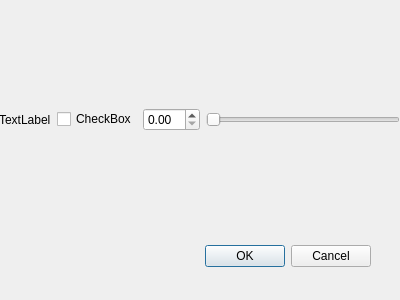
<?xml version="1.0" encoding="UTF-8"?>
<ui version="4.0">
 <class>MarraquetaDialogBase</class>
 <widget class="QDialog" name="MarraquetaDialogBase">
  <property name="geometry">
   <rect>
    <x>0</x>
    <y>0</y>
    <width>400</width>
    <height>300</height>
   </rect>
  </property>
  <property name="windowTitle">
   <string>Pan Europeo</string>
  </property>
  <widget class="QDialogButtonBox" name="button_box">
   <property name="geometry">
    <rect>
     <x>30</x>
     <y>240</y>
     <width>341</width>
     <height>32</height>
    </rect>
   </property>
   <property name="orientation">
    <enum>Qt::Horizontal</enum>
   </property>
   <property name="standardButtons">
    <set>QDialogButtonBox::Cancel|QDialogButtonBox::Ok</set>
   </property>
  </widget>
  <widget class="QWidget" name="gridLayoutWidget">
   <property name="geometry">
    <rect>
     <x>-1</x>
     <y>9</y>
     <width>401</width>
     <height>221</height>
    </rect>
   </property>
   <layout class="QVBoxLayout" name="verticalLayout">
    <item>
     <layout class="QHBoxLayout" name="horizontalLayout">
      <item>
       <widget class="QLabel" name="label">
        <property name="text">
         <string>TextLabel</string>
        </property>
       </widget>
      </item>
      <item>
       <widget class="QCheckBox" name="checkBox">
        <property name="text">
         <string>CheckBox</string>
        </property>
       </widget>
      </item>
      <item>
       <widget class="QDoubleSpinBox" name="doubleSpinBox"/>
      </item>
      <item>
       <widget class="QSlider" name="horizontalSlider">
        <property name="orientation">
         <enum>Qt::Horizontal</enum>
        </property>
       </widget>
      </item>
     </layout>
    </item>
   </layout>
  </widget>
 </widget>
 <resources/>
 <connections>
  <connection>
   <sender>button_box</sender>
   <signal>accepted()</signal>
   <receiver>MarraquetaDialogBase</receiver>
   <slot>accept()</slot>
   <hints>
    <hint type="sourcelabel">
     <x>20</x>
     <y>20</y>
    </hint>
    <hint type="destinationlabel">
     <x>20</x>
     <y>20</y>
    </hint>
   </hints>
  </connection>
  <connection>
   <sender>button_box</sender>
   <signal>rejected()</signal>
   <receiver>MarraquetaDialogBase</receiver>
   <slot>reject()</slot>
   <hints>
    <hint type="sourcelabel">
     <x>20</x>
     <y>20</y>
    </hint>
    <hint type="destinationlabel">
     <x>20</x>
     <y>20</y>
    </hint>
   </hints>
  </connection>
  <connection>
   <sender>doubleSpinBox</sender>
   <signal>valueChanged(double)</signal>
   <receiver>horizontalSlider</receiver>
   <slot>update()</slot>
   <hints>
    <hint type="sourcelabel">
     <x>245</x>
     <y>118</y>
    </hint>
    <hint type="destinationlabel">
     <x>343</x>
     <y>119</y>
    </hint>
   </hints>
  </connection>
  <connection>
   <sender>horizontalSlider</sender>
   <signal>valueChanged(int)</signal>
   <receiver>doubleSpinBox</receiver>
   <slot>update()</slot>
   <hints>
    <hint type="sourcelabel">
     <x>343</x>
     <y>119</y>
    </hint>
    <hint type="destinationlabel">
     <x>245</x>
     <y>118</y>
    </hint>
   </hints>
  </connection>
 </connections>
</ui>
